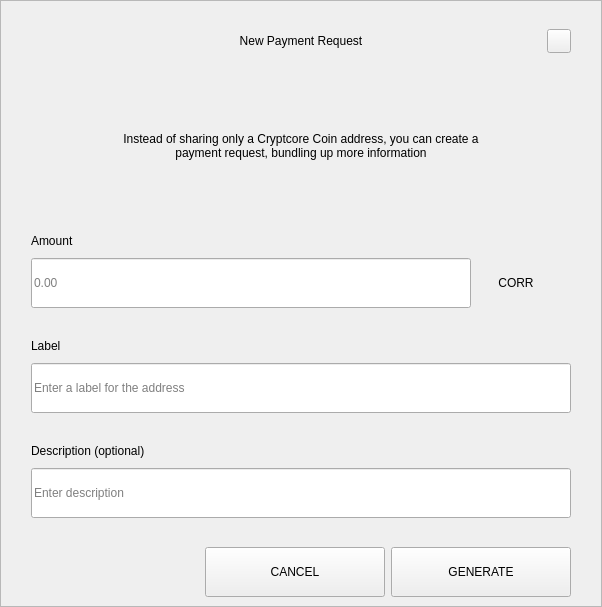
<?xml version="1.0" encoding="UTF-8"?>
<ui version="4.0">
 <class>RequestDialog</class>
 <widget class="QDialog" name="RequestDialog">
  <property name="geometry">
   <rect>
    <x>0</x>
    <y>0</y>
    <width>602</width>
    <height>607</height>
   </rect>
  </property>
  <property name="windowTitle">
   <string>Dialog</string>
  </property>
  <layout class="QVBoxLayout" name="verticalLayout_5">
   <property name="spacing">
    <number>0</number>
   </property>
   <property name="leftMargin">
    <number>0</number>
   </property>
   <property name="topMargin">
    <number>0</number>
   </property>
   <property name="rightMargin">
    <number>0</number>
   </property>
   <property name="bottomMargin">
    <number>0</number>
   </property>
   <item>
    <widget class="QFrame" name="frame">
     <property name="styleSheet">
      <string notr="true"/>
     </property>
     <property name="frameShape">
      <enum>QFrame::StyledPanel</enum>
     </property>
     <property name="frameShadow">
      <enum>QFrame::Raised</enum>
     </property>
     <layout class="QVBoxLayout" name="verticalLayout_4" stretch="1,0,0">
      <property name="spacing">
       <number>0</number>
      </property>
      <property name="leftMargin">
       <number>30</number>
      </property>
      <property name="topMargin">
       <number>20</number>
      </property>
      <property name="rightMargin">
       <number>30</number>
      </property>
      <property name="bottomMargin">
       <number>0</number>
      </property>
      <item>
       <layout class="QHBoxLayout" name="horizontalLayout_3">
        <property name="spacing">
         <number>0</number>
        </property>
        <item>
         <spacer name="horizontalSpacer_21">
          <property name="orientation">
           <enum>Qt::Horizontal</enum>
          </property>
          <property name="sizeHint" stdset="0">
           <size>
            <width>40</width>
            <height>20</height>
           </size>
          </property>
         </spacer>
        </item>
        <item>
         <widget class="QLabel" name="labelTitle">
          <property name="minimumSize">
           <size>
            <width>0</width>
            <height>40</height>
           </size>
          </property>
          <property name="maximumSize">
           <size>
            <width>16777215</width>
            <height>40</height>
           </size>
          </property>
          <property name="styleSheet">
           <string notr="true">padding-left:24px;</string>
          </property>
          <property name="text">
           <string>New Payment Request</string>
          </property>
          <property name="alignment">
           <set>Qt::AlignCenter</set>
          </property>
          <property name="margin">
           <number>7</number>
          </property>
         </widget>
        </item>
        <item>
         <spacer name="horizontalSpacer">
          <property name="orientation">
           <enum>Qt::Horizontal</enum>
          </property>
          <property name="sizeHint" stdset="0">
           <size>
            <width>40</width>
            <height>20</height>
           </size>
          </property>
         </spacer>
        </item>
        <item>
         <widget class="QPushButton" name="btnEsc">
          <property name="minimumSize">
           <size>
            <width>24</width>
            <height>24</height>
           </size>
          </property>
          <property name="maximumSize">
           <size>
            <width>24</width>
            <height>24</height>
           </size>
          </property>
          <property name="focusPolicy">
           <enum>Qt::NoFocus</enum>
          </property>
          <property name="text">
           <string/>
          </property>
         </widget>
        </item>
       </layout>
      </item>
      <item>
       <widget class="QStackedWidget" name="stack">
        <property name="minimumSize">
         <size>
          <width>540</width>
          <height>0</height>
         </size>
        </property>
        <property name="maximumSize">
         <size>
          <width>540</width>
          <height>16777215</height>
         </size>
        </property>
        <property name="currentIndex">
         <number>0</number>
        </property>
        <widget class="QWidget" name="page_1">
         <property name="minimumSize">
          <size>
           <width>540</width>
           <height>0</height>
          </size>
         </property>
         <property name="maximumSize">
          <size>
           <width>540</width>
           <height>16777215</height>
          </size>
         </property>
         <layout class="QVBoxLayout" name="layout1">
          <property name="spacing">
           <number>0</number>
          </property>
          <property name="leftMargin">
           <number>0</number>
          </property>
          <property name="topMargin">
           <number>0</number>
          </property>
          <property name="rightMargin">
           <number>0</number>
          </property>
          <property name="bottomMargin">
           <number>0</number>
          </property>
          <item>
           <spacer name="verticalSpacer_21">
            <property name="orientation">
             <enum>Qt::Vertical</enum>
            </property>
            <property name="sizeType">
             <enum>QSizePolicy::Fixed</enum>
            </property>
            <property name="sizeHint" stdset="0">
             <size>
              <width>20</width>
              <height>30</height>
             </size>
            </property>
           </spacer>
          </item>
          <item alignment="Qt::AlignHCenter">
           <widget class="QLabel" name="labelMessage">
            <property name="minimumSize">
             <size>
              <width>400</width>
              <height>50</height>
             </size>
            </property>
            <property name="text">
             <string>Instead of sharing only a Cryptcore Coin address, you can create a payment request, bundling up more information</string>
            </property>
            <property name="alignment">
             <set>Qt::AlignCenter</set>
            </property>
            <property name="wordWrap">
             <bool>true</bool>
            </property>
           </widget>
          </item>
          <item alignment="Qt::AlignBottom">
           <widget class="QWidget" name="containerAmount" native="true">
            <layout class="QVBoxLayout" name="verticalLayout">
             <property name="spacing">
              <number>9</number>
             </property>
             <property name="leftMargin">
              <number>0</number>
             </property>
             <property name="topMargin">
              <number>0</number>
             </property>
             <property name="rightMargin">
              <number>0</number>
             </property>
             <property name="bottomMargin">
              <number>0</number>
             </property>
             <item>
              <widget class="QLabel" name="labelSubtitleAmount">
               <property name="minimumSize">
                <size>
                 <width>350</width>
                 <height>16</height>
                </size>
               </property>
               <property name="maximumSize">
                <size>
                 <width>16777215</width>
                 <height>16</height>
                </size>
               </property>
               <property name="text">
                <string>Amount</string>
               </property>
              </widget>
             </item>
             <item alignment="Qt::AlignTop">
              <widget class="QWidget" name="layoutAmount" native="true">
               <layout class="QHBoxLayout" name="horizontalLayout" stretch="2,0">
                <property name="spacing">
                 <number>0</number>
                </property>
                <property name="leftMargin">
                 <number>0</number>
                </property>
                <property name="topMargin">
                 <number>0</number>
                </property>
                <property name="rightMargin">
                 <number>0</number>
                </property>
                <property name="bottomMargin">
                 <number>0</number>
                </property>
                <item>
                 <widget class="QLineEdit" name="lineEditAmount">
                  <property name="minimumSize">
                   <size>
                    <width>0</width>
                    <height>50</height>
                   </size>
                  </property>
                  <property name="maximumSize">
                   <size>
                    <width>16777215</width>
                    <height>50</height>
                   </size>
                  </property>
                  <property name="placeholderText">
                   <string notr="true">0.00</string>
                  </property>
                 </widget>
                </item>
                <item>
                 <widget class="QWidget" name="comboContainer" native="true">
                  <property name="minimumSize">
                   <size>
                    <width>100</width>
                    <height>50</height>
                   </size>
                  </property>
                  <property name="maximumSize">
                   <size>
                    <width>16777215</width>
                    <height>50</height>
                   </size>
                  </property>
                  <layout class="QHBoxLayout" name="horizontalLayout_31">
                   <property name="spacing">
                    <number>0</number>
                   </property>
                   <property name="leftMargin">
                    <number>0</number>
                   </property>
                   <property name="topMargin">
                    <number>0</number>
                   </property>
                   <property name="rightMargin">
                    <number>10</number>
                   </property>
                   <property name="bottomMargin">
                    <number>0</number>
                   </property>
                   <item>
                    <widget class="QLabel" name="comboBoxCoin">
                     <property name="text">
                      <string>CORR</string>
                     </property>
                     <property name="alignment">
                      <set>Qt::AlignCenter</set>
                     </property>
                    </widget>
                   </item>
                  </layout>
                 </widget>
                </item>
               </layout>
              </widget>
             </item>
            </layout>
           </widget>
          </item>
          <item>
           <spacer name="verticalSpacer_31">
            <property name="orientation">
             <enum>Qt::Vertical</enum>
            </property>
            <property name="sizeType">
             <enum>QSizePolicy::Fixed</enum>
            </property>
            <property name="sizeHint" stdset="0">
             <size>
              <width>20</width>
              <height>30</height>
             </size>
            </property>
           </spacer>
          </item>
          <item>
           <layout class="QVBoxLayout" name="verticalLayoutLabel">
            <property name="spacing">
             <number>9</number>
            </property>
            <item>
             <widget class="QLabel" name="labelSubtitleLabel">
              <property name="minimumSize">
               <size>
                <width>0</width>
                <height>16</height>
               </size>
              </property>
              <property name="maximumSize">
               <size>
                <width>16777215</width>
                <height>16</height>
               </size>
              </property>
              <property name="text">
               <string>Label</string>
              </property>
             </widget>
            </item>
            <item>
             <widget class="QLineEdit" name="lineEditLabel">
              <property name="minimumSize">
               <size>
                <width>0</width>
                <height>50</height>
               </size>
              </property>
              <property name="maximumSize">
               <size>
                <width>16777215</width>
                <height>50</height>
               </size>
              </property>
              <property name="placeholderText">
               <string>Enter a label for the address</string>
              </property>
             </widget>
            </item>
           </layout>
          </item>
          <item>
           <spacer name="verticalSpacer_34">
            <property name="orientation">
             <enum>Qt::Vertical</enum>
            </property>
            <property name="sizeType">
             <enum>QSizePolicy::Fixed</enum>
            </property>
            <property name="sizeHint" stdset="0">
             <size>
              <width>20</width>
              <height>30</height>
             </size>
            </property>
           </spacer>
          </item>
          <item>
           <layout class="QVBoxLayout" name="verticalLayoutDescription">
            <property name="spacing">
             <number>9</number>
            </property>
            <item>
             <widget class="QLabel" name="labelSubtitleDescription">
              <property name="minimumSize">
               <size>
                <width>0</width>
                <height>16</height>
               </size>
              </property>
              <property name="maximumSize">
               <size>
                <width>16777215</width>
                <height>16</height>
               </size>
              </property>
              <property name="text">
               <string>Description (optional)</string>
              </property>
             </widget>
            </item>
            <item>
             <widget class="QLineEdit" name="lineEditDescription">
              <property name="minimumSize">
               <size>
                <width>0</width>
                <height>50</height>
               </size>
              </property>
              <property name="maximumSize">
               <size>
                <width>16777215</width>
                <height>50</height>
               </size>
              </property>
              <property name="placeholderText">
               <string>Enter description</string>
              </property>
             </widget>
            </item>
            <item>
             <spacer name="verticalSpacer_4">
              <property name="orientation">
               <enum>Qt::Vertical</enum>
              </property>
              <property name="sizeType">
               <enum>QSizePolicy::Fixed</enum>
              </property>
              <property name="sizeHint" stdset="0">
               <size>
                <width>20</width>
                <height>20</height>
               </size>
              </property>
             </spacer>
            </item>
           </layout>
          </item>
         </layout>
        </widget>
        <widget class="QWidget" name="page_2">
         <layout class="QVBoxLayout" name="layout2">
          <item>
           <spacer name="verticalSpacer_5">
            <property name="orientation">
             <enum>Qt::Vertical</enum>
            </property>
            <property name="sizeType">
             <enum>QSizePolicy::Fixed</enum>
            </property>
            <property name="sizeHint" stdset="0">
             <size>
              <width>20</width>
              <height>50</height>
             </size>
            </property>
           </spacer>
          </item>
          <item alignment="Qt::AlignHCenter">
           <widget class="QLabel" name="labelQrImg">
            <property name="minimumSize">
             <size>
              <width>260</width>
              <height>260</height>
             </size>
            </property>
            <property name="maximumSize">
             <size>
              <width>260</width>
              <height>260</height>
             </size>
            </property>
            <property name="text">
             <string/>
            </property>
            <property name="alignment">
             <set>Qt::AlignCenter</set>
            </property>
           </widget>
          </item>
          <item>
           <spacer name="verticalSpacer_2">
            <property name="orientation">
             <enum>Qt::Vertical</enum>
            </property>
            <property name="sizeType">
             <enum>QSizePolicy::Fixed</enum>
            </property>
            <property name="sizeHint" stdset="0">
             <size>
              <width>20</width>
              <height>30</height>
             </size>
            </property>
           </spacer>
          </item>
          <item alignment="Qt::AlignHCenter">
           <widget class="QLabel" name="labelAddress">
            <property name="text">
             <string>M6tGR83SQbie1SW72hjcWJvFfip5krte2Z </string>
            </property>
           </widget>
          </item>
          <item>
           <spacer name="verticalSpacer_32">
            <property name="orientation">
             <enum>Qt::Vertical</enum>
            </property>
            <property name="sizeType">
             <enum>QSizePolicy::Expanding</enum>
            </property>
            <property name="sizeHint" stdset="0">
             <size>
              <width>20</width>
              <height>20</height>
             </size>
            </property>
           </spacer>
          </item>
          <item>
           <layout class="QHBoxLayout" name="horizontal">
            <property name="leftMargin">
             <number>20</number>
            </property>
            <property name="rightMargin">
             <number>20</number>
            </property>
            <property name="bottomMargin">
             <number>20</number>
            </property>
            <item>
             <spacer name="horizontalSpacer_4">
              <property name="orientation">
               <enum>Qt::Horizontal</enum>
              </property>
              <property name="sizeHint" stdset="0">
               <size>
                <width>40</width>
                <height>20</height>
               </size>
              </property>
             </spacer>
            </item>
            <item>
             <widget class="QPushButton" name="btnCopyAddress">
              <property name="minimumSize">
               <size>
                <width>180</width>
                <height>50</height>
               </size>
              </property>
              <property name="text">
               <string>COPY ADDRESS</string>
              </property>
             </widget>
            </item>
            <item>
             <widget class="QPushButton" name="btnCopyUrl">
              <property name="minimumSize">
               <size>
                <width>180</width>
                <height>50</height>
               </size>
              </property>
              <property name="text">
               <string>COPY URL</string>
              </property>
             </widget>
            </item>
            <item>
             <spacer name="horizontalSpacer_2">
              <property name="orientation">
               <enum>Qt::Horizontal</enum>
              </property>
              <property name="sizeHint" stdset="0">
               <size>
                <width>40</width>
                <height>20</height>
               </size>
              </property>
             </spacer>
            </item>
           </layout>
          </item>
         </layout>
        </widget>
       </widget>
      </item>
      <item>
       <widget class="QWidget" name="buttonsStack" native="true">
        <layout class="QHBoxLayout" name="horizontalLayout_5">
         <property name="leftMargin">
          <number>20</number>
         </property>
         <property name="rightMargin">
          <number>0</number>
         </property>
         <item>
          <spacer name="horizontalSpacer_41">
           <property name="orientation">
            <enum>Qt::Horizontal</enum>
           </property>
           <property name="sizeHint" stdset="0">
            <size>
             <width>40</width>
             <height>20</height>
            </size>
           </property>
          </spacer>
         </item>
         <item>
          <widget class="QPushButton" name="btnCancel">
           <property name="minimumSize">
            <size>
             <width>180</width>
             <height>50</height>
            </size>
           </property>
           <property name="focusPolicy">
            <enum>Qt::NoFocus</enum>
           </property>
           <property name="text">
            <string>CANCEL</string>
           </property>
          </widget>
         </item>
         <item>
          <widget class="QPushButton" name="btnSave">
           <property name="minimumSize">
            <size>
             <width>180</width>
             <height>50</height>
            </size>
           </property>
           <property name="focusPolicy">
            <enum>Qt::NoFocus</enum>
           </property>
           <property name="text">
            <string>GENERATE</string>
           </property>
          </widget>
         </item>
        </layout>
       </widget>
      </item>
     </layout>
    </widget>
   </item>
  </layout>
 </widget>
 <resources/>
 <connections/>
</ui>
